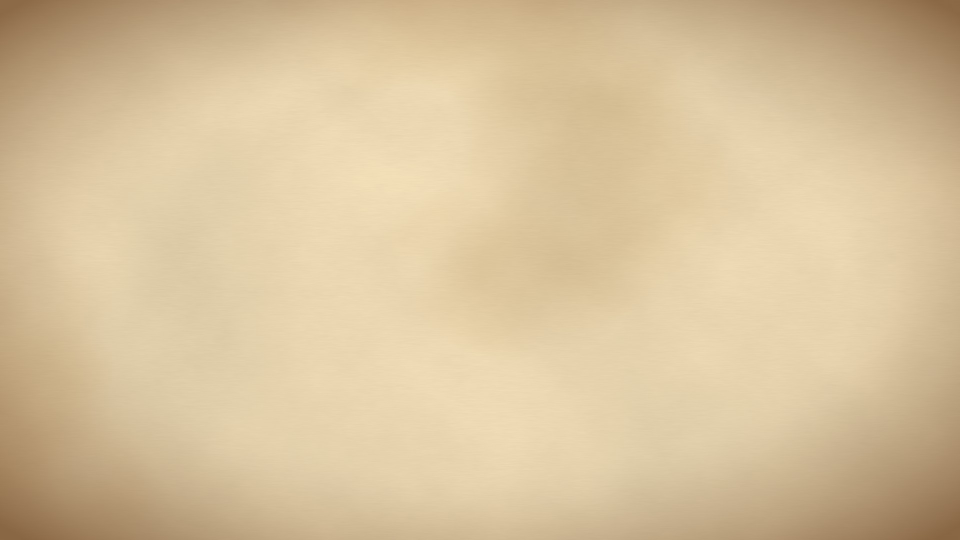
#> input picture presentation/source/img/parchment.jpg, 1920 x 1080 px, found by its file name (shown at 1/2 size)
$ python burn.py
#> lines starting #> are read from the running program, lines starting #| are printed output that depends on the picture
"""Realistic burns: ragged charred edges, a scorched brown band, burnt-through holes and scorch spots."""
import numpy as np
from PIL import Image
from scipy.ndimage import gaussian_filter, zoom


def noise(h, w, seed, base, octaves=6):
    r = np.random.default_rng(seed)
    out = np.zeros((h, w))
    amp, tot = 1.0, 0.0
    for o in range(octaves):
        s = base * 2 ** o
        g = r.uniform(-1, 1, (s + 1, int(s * w / h) + 2))
        out += amp * zoom(g, (h / g.shape[0], w / g.shape[1]), order=3)[:h, :w]
        tot += amp
        amp *= 0.55
    return out / tot


def burn(img, seed=0, edge=55, holes=(), spots=(), gone=(0.07, 0.05, 0.035), keep_alpha=False):
    """img: HxWx3 float 0..1. edge: average burn depth from the border in px.
    holes: (cx, cy, r) in fractions of width/height and px radius — burnt through.
    spots: (cx, cy, r) — scorched but not burnt through."""
    h, w, _ = img.shape
    yy, xx = np.mgrid[0:h, 0:w].astype(float)
    n_big = noise(h, w, seed, 3) * edge * 1.1      # wavy outline
    n_fine = noise(h, w, seed + 1, 24, 4) * 7       # ragged fibres
    d = np.minimum.reduce([xx, w - 1 - xx, yy, h - 1 - yy]) - edge + n_big + n_fine
    for (cx, cy, r) in holes:
        dh = np.hypot(xx - cx * w, yy - cy * h) - r + noise(h, w, seed + 7, 6) * r * 0.45 + n_fine
        d = np.minimum(d, dh)
    s = np.full((h, w), 1e9)
    for (cx, cy, r) in spots:
        s = np.minimum(s, np.hypot(xx - cx * w, yy - cy * h) - r + noise(h, w, seed + 9, 5) * r * 0.5)

    out = img.copy()
    # scorch: paper darkens and browns toward the burn line
    scorch = np.exp(-np.clip(d, 0, None) / 38.0)
    scorch = np.maximum(scorch, np.exp(-np.clip(s, 0, None) / 30.0) * 0.85)
    brown = np.array([0.36, 0.20, 0.09])
    out = out * (1 - 0.75 * scorch[..., None]) + brown * (0.45 * scorch[..., None]) * (1 - scorch[..., None] * 0.5)
    # charred rim: nearly black, a few px wide, uneven
    char = np.clip(1 - d / (5 + 3 * (noise(h, w, seed + 3, 12, 3) + 1)), 0, 1)
    out = out * (1 - char[..., None]) + np.array([0.05, 0.035, 0.025]) * char[..., None]
    # faint ember glow just inside the black edge
    ember = np.exp(-np.abs(d - 3.5) / 1.8) * (noise(h, w, seed + 5, 18, 3) > 0.35)
    out += np.array([0.35, 0.12, 0.02]) * gaussian_filter(ember, 1.0)[..., None] * 0.6
    alpha = np.clip(d + 1.0, 0, 1)  # burnt away where d < 0
    alpha = gaussian_filter(alpha, 0.6)
    out = np.clip(out, 0, 1)
    if keep_alpha:
        return np.dstack([out, alpha])
    return out * alpha[..., None] + np.array(gone) * (1 - alpha[..., None])


def burn_file(path, out, **kw):
    a = np.asarray(Image.open(path).convert("RGB")).astype(float) / 255
    res = burn(a, **kw)
    if kw.get("keep_alpha"):
        Image.fromarray((res * 255).astype(np.uint8), "RGBA").save(out, optimize=True)
    else:
        Image.fromarray((res * 255).astype(np.uint8)).save(out, quality=95, subsampling=0)
    print("burnt", out)


if __name__ == "__main__":
    # full-slide parchment: bites at the corners, a hole low on the left, a scorch mark along the bottom
    burn_file("raw/parchment.jpg", "img/parchment_burnt.jpg", seed=3, edge=45,
              holes=[(0.0, 0.0, 150), (1.0, 0.0, 70)],
              spots=[(0.50, 0.985, 60), (0.985, 0.42, 40)], gone=(0.08, 0.055, 0.04))
    # the '1707' card: a loose sheet with transparent burnt-away edges
    a = np.asarray(Image.open("raw/parchment.jpg").convert("RGB").resize((1920, 1080))).astype(float) / 255
    card = a[0:1160 if a.shape[0] >= 1160 else a.shape[0], 420:1500]
    card = np.asarray(Image.fromarray((card * 255).astype(np.uint8)).resize((1080, 1160))).astype(float) / 255
#> card: shape (1160, 1080, 3) float64
    res = burn(card, seed=11, edge=40, holes=[(1.0, 1.0, 110), (0.0, 0.62, 38)], spots=[(0.12, 0.06, 45)], keep_alpha=True)
#> call 2 of burn, with seed = 11, edge = 40, gone = (0.07, 0.05, 0.035), keep_alpha = True
#> after the loop in noise (call 10), `for o in range(octaves):`:
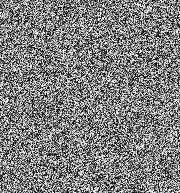
#> g: shape (193, 180) float64; min -1, max 1, mean 0.00237; drawn with min black and max white
#> after the loop in burn (call 2), `for (cx, cy, r) in holes:`:
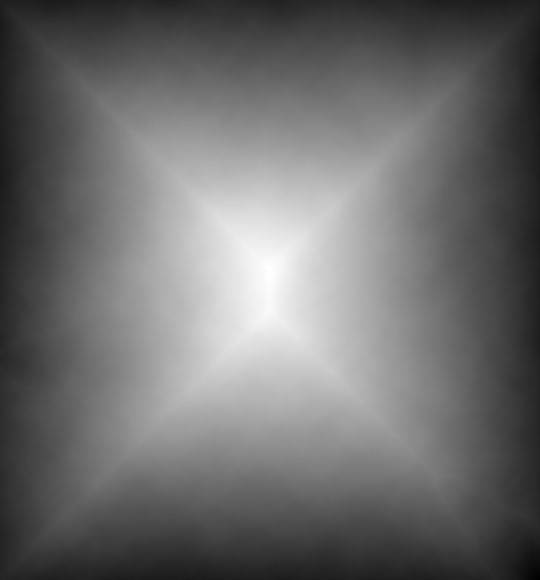
#> d: shape (1160, 1080) float64 (shown at 1/2 size); min -128.1, max 498, mean 140.8; drawn with min black and max white
#> after the loop in burn (call 2), `for (cx, cy, r) in spots:`:
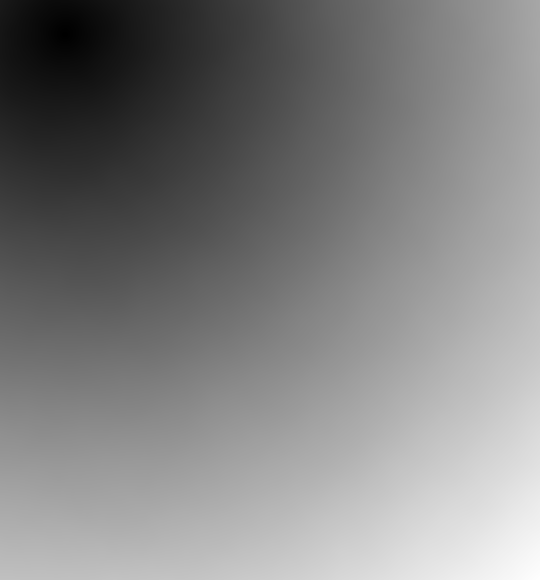
#> s: shape (1160, 1080) float64 (shown at 1/2 size); min -44.57, max 1399.3, mean 688.5; drawn with min black and max white
#> after the loop in noise (call 14), `for o in range(octaves):`:
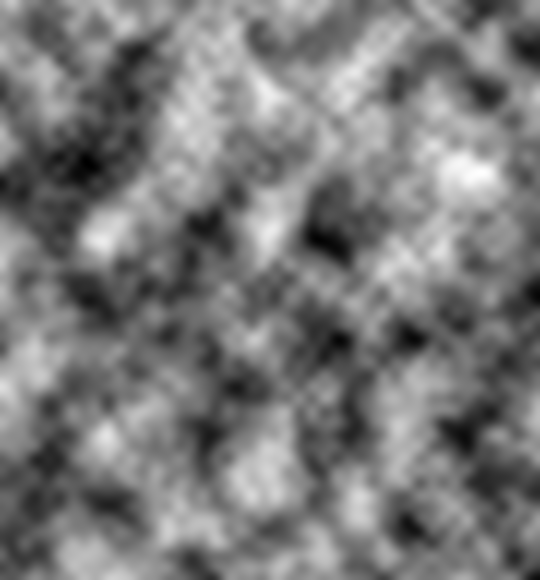
#> out: shape (1160, 1080) float64 (shown at 1/2 size); min -1.75, max 1.88, mean -0.0135; drawn with min black and max white
#> after the loop in noise (call 15), `for o in range(octaves):`:
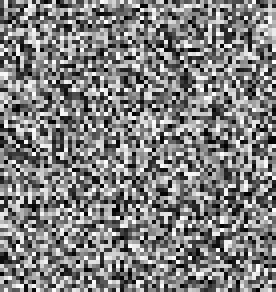
#> g: shape (73, 69) float64 (shown 4 times larger); min -1, max 1, mean 0.00452; drawn with min black and max white
#> after the loop in noise (call 15), `for o in range(octaves):`:
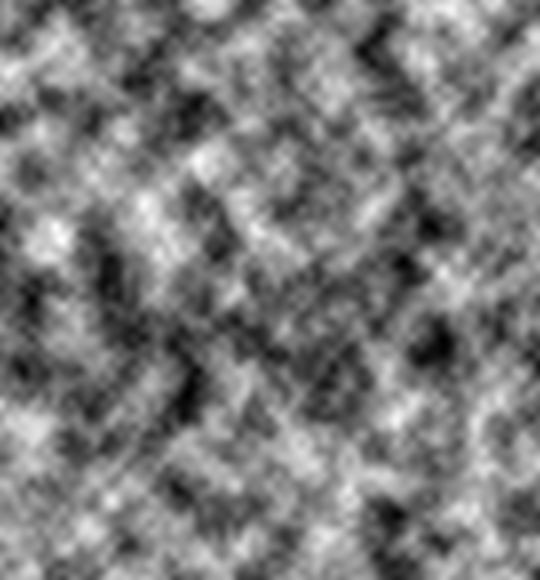
#> out: shape (1160, 1080) float64 (shown at 1/2 size); min -1.78, max 1.88, mean 0.00479; drawn with min black and max white
#> in burn (call 2), `return np.dstack([out, alpha])`:
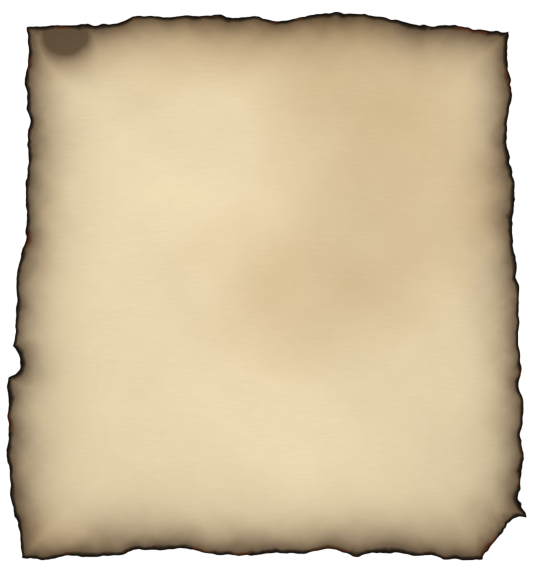
#> returned value: shape (1160, 1080, 4) float64 (shown at 1/2 size); mean of channels 0, 1, 2, 3 0.69, 0.62, 0.502, 0.842; transparent parts drawn white
    Image.fromarray((res * 255).astype(np.uint8), "RGBA").save("img/card_burnt.png", optimize=True)
    print("burnt img/card_burnt.png")
    # full-slide paintings: burnt-photograph edges
    for i, name in enumerate(["castle", "battle", "oldtown", "village"]):
        burn_file(f"img/{name}.jpg", f"img/{name}_burnt.jpg", seed=20 + i, edge=38,
                  holes=[(0.0, 1.0, 90)] if i % 2 else [(1.0, 0.0, 90)],
                  spots=[(0.97, 0.97, 50)] if i % 2 == 0 else [])
#> (the run stopped early here; a loop or call above may not have finished)
